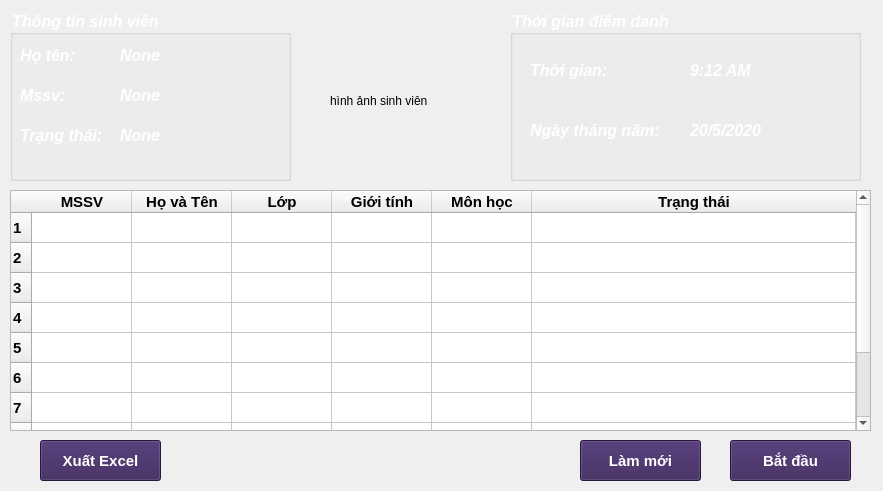
<?xml version="1.0" encoding="UTF-8"?>
<ui version="4.0">
 <class>Form_Diem</class>
 <widget class="QWidget" name="Form_Diem">
  <property name="geometry">
   <rect>
    <x>0</x>
    <y>0</y>
    <width>883</width>
    <height>491</height>
   </rect>
  </property>
  <property name="windowTitle">
   <string>Đang điểm danh...</string>
  </property>
  <widget class="QTableWidget" name="DSdiemdanh">
   <property name="geometry">
    <rect>
     <x>10</x>
     <y>190</y>
     <width>861</width>
     <height>241</height>
    </rect>
   </property>
   <property name="font">
    <font>
     <pointsize>11</pointsize>
     <weight>75</weight>
     <bold>true</bold>
    </font>
   </property>
   <property name="selectionMode">
    <enum>QAbstractItemView::SingleSelection</enum>
   </property>
   <property name="selectionBehavior">
    <enum>QAbstractItemView::SelectRows</enum>
   </property>
   <property name="rowCount">
    <number>10</number>
   </property>
   <attribute name="horizontalHeaderCascadingSectionResizes">
    <bool>false</bool>
   </attribute>
   <attribute name="horizontalHeaderShowSortIndicator" stdset="0">
    <bool>false</bool>
   </attribute>
   <attribute name="horizontalHeaderStretchLastSection">
    <bool>true</bool>
   </attribute>
   <row/>
   <row/>
   <row/>
   <row/>
   <row/>
   <row/>
   <row/>
   <row/>
   <row/>
   <row/>
   <column>
    <property name="text">
     <string>MSSV</string>
    </property>
   </column>
   <column>
    <property name="text">
     <string>Họ và Tên</string>
    </property>
   </column>
   <column>
    <property name="text">
     <string>Lớp</string>
    </property>
   </column>
   <column>
    <property name="text">
     <string>Giới tính</string>
    </property>
   </column>
   <column>
    <property name="text">
     <string>Môn học</string>
    </property>
   </column>
   <column>
    <property name="text">
     <string>Trạng thái</string>
    </property>
   </column>
  </widget>
  <widget class="QGroupBox" name="groupBox">
   <property name="geometry">
    <rect>
     <x>10</x>
     <y>10</y>
     <width>281</width>
     <height>171</height>
    </rect>
   </property>
   <property name="font">
    <font>
     <family>Segoe UI</family>
     <pointsize>12</pointsize>
     <weight>75</weight>
     <italic>true</italic>
     <bold>true</bold>
    </font>
   </property>
   <property name="styleSheet">
    <string notr="true">color: white;</string>
   </property>
   <property name="title">
    <string>Thông tin sinh viên</string>
   </property>
   <widget class="QLabel" name="label">
    <property name="geometry">
     <rect>
      <x>10</x>
      <y>30</y>
      <width>61</width>
      <height>31</height>
     </rect>
    </property>
    <property name="font">
     <font>
      <family>Segoe UI</family>
      <pointsize>12</pointsize>
      <weight>75</weight>
      <italic>true</italic>
      <bold>true</bold>
     </font>
    </property>
    <property name="text">
     <string>Họ tên: </string>
    </property>
   </widget>
   <widget class="QLabel" name="label_2">
    <property name="geometry">
     <rect>
      <x>10</x>
      <y>70</y>
      <width>51</width>
      <height>31</height>
     </rect>
    </property>
    <property name="font">
     <font>
      <family>Segoe UI</family>
      <pointsize>12</pointsize>
      <weight>75</weight>
      <italic>true</italic>
      <bold>true</bold>
     </font>
    </property>
    <property name="text">
     <string>Mssv:</string>
    </property>
   </widget>
   <widget class="QLabel" name="label_3">
    <property name="geometry">
     <rect>
      <x>10</x>
      <y>110</y>
      <width>91</width>
      <height>31</height>
     </rect>
    </property>
    <property name="font">
     <font>
      <family>Segoe UI</family>
      <pointsize>12</pointsize>
      <weight>75</weight>
      <italic>true</italic>
      <bold>true</bold>
     </font>
    </property>
    <property name="text">
     <string>Trạng thái:</string>
    </property>
   </widget>
   <widget class="QLabel" name="lbtensinhvien">
    <property name="geometry">
     <rect>
      <x>110</x>
      <y>30</y>
      <width>151</width>
      <height>31</height>
     </rect>
    </property>
    <property name="font">
     <font>
      <family>Segoe UI</family>
      <pointsize>12</pointsize>
      <weight>75</weight>
      <italic>true</italic>
      <bold>true</bold>
     </font>
    </property>
    <property name="text">
     <string>None</string>
    </property>
   </widget>
   <widget class="QLabel" name="lbtrangthai">
    <property name="geometry">
     <rect>
      <x>110</x>
      <y>110</y>
      <width>151</width>
      <height>31</height>
     </rect>
    </property>
    <property name="font">
     <font>
      <family>Segoe UI</family>
      <pointsize>12</pointsize>
      <weight>75</weight>
      <italic>true</italic>
      <bold>true</bold>
     </font>
    </property>
    <property name="text">
     <string>None</string>
    </property>
   </widget>
   <widget class="QLabel" name="lbmasinhvien">
    <property name="geometry">
     <rect>
      <x>110</x>
      <y>70</y>
      <width>151</width>
      <height>31</height>
     </rect>
    </property>
    <property name="font">
     <font>
      <family>Segoe UI</family>
      <pointsize>12</pointsize>
      <weight>75</weight>
      <italic>true</italic>
      <bold>true</bold>
     </font>
    </property>
    <property name="text">
     <string>None</string>
    </property>
   </widget>
  </widget>
  <widget class="QLabel" name="label_4">
   <property name="geometry">
    <rect>
     <x>330</x>
     <y>20</y>
     <width>141</width>
     <height>161</height>
    </rect>
   </property>
   <property name="text">
    <string>hình ảnh sinh viên</string>
   </property>
   <property name="scaledContents">
    <bool>true</bool>
   </property>
  </widget>
  <widget class="QGroupBox" name="groupBox_2">
   <property name="geometry">
    <rect>
     <x>510</x>
     <y>10</y>
     <width>351</width>
     <height>171</height>
    </rect>
   </property>
   <property name="font">
    <font>
     <family>Segoe UI</family>
     <pointsize>12</pointsize>
     <weight>75</weight>
     <italic>true</italic>
     <bold>true</bold>
    </font>
   </property>
   <property name="styleSheet">
    <string notr="true">color: white;</string>
   </property>
   <property name="title">
    <string>Thời gian điểm danh</string>
   </property>
   <widget class="QLabel" name="label_5">
    <property name="geometry">
     <rect>
      <x>20</x>
      <y>40</y>
      <width>81</width>
      <height>41</height>
     </rect>
    </property>
    <property name="font">
     <font>
      <family>Segoe UI</family>
      <pointsize>12</pointsize>
      <weight>75</weight>
      <italic>true</italic>
      <bold>true</bold>
     </font>
    </property>
    <property name="text">
     <string>Thời gian:</string>
    </property>
   </widget>
   <widget class="QLabel" name="label_6">
    <property name="geometry">
     <rect>
      <x>20</x>
      <y>100</y>
      <width>131</width>
      <height>41</height>
     </rect>
    </property>
    <property name="font">
     <font>
      <family>Segoe UI</family>
      <pointsize>12</pointsize>
      <weight>75</weight>
      <italic>true</italic>
      <bold>true</bold>
     </font>
    </property>
    <property name="text">
     <string>Ngày tháng năm:</string>
    </property>
   </widget>
   <widget class="QLabel" name="lbthoigian">
    <property name="geometry">
     <rect>
      <x>180</x>
      <y>40</y>
      <width>131</width>
      <height>41</height>
     </rect>
    </property>
    <property name="font">
     <font>
      <family>Segoe UI</family>
      <pointsize>12</pointsize>
      <weight>75</weight>
      <italic>true</italic>
      <bold>true</bold>
     </font>
    </property>
    <property name="text">
     <string>9:12 AM</string>
    </property>
   </widget>
   <widget class="QLabel" name="lbngaythang">
    <property name="geometry">
     <rect>
      <x>180</x>
      <y>100</y>
      <width>131</width>
      <height>41</height>
     </rect>
    </property>
    <property name="font">
     <font>
      <family>Segoe UI</family>
      <pointsize>12</pointsize>
      <weight>75</weight>
      <italic>true</italic>
      <bold>true</bold>
     </font>
    </property>
    <property name="text">
     <string>20/5/2020</string>
    </property>
   </widget>
  </widget>
  <widget class="QLabel" name="label_7">
   <property name="geometry">
    <rect>
     <x>0</x>
     <y>0</y>
     <width>891</width>
     <height>491</height>
    </rect>
   </property>
   <property name="text">
    <string/>
   </property>
   <property name="pixmap">
    <pixmap>Images/background.jpg</pixmap>
   </property>
  </widget>
  <widget class="QPushButton" name="btnXuat">
   <property name="geometry">
    <rect>
     <x>40</x>
     <y>440</y>
     <width>121</width>
     <height>41</height>
    </rect>
   </property>
   <property name="font">
    <font>
     <pointsize>11</pointsize>
     <weight>75</weight>
     <bold>true</bold>
    </font>
   </property>
   <property name="cursor">
    <cursorShape>PointingHandCursor</cursorShape>
   </property>
   <property name="styleSheet">
    <string notr="true">background:#371f57; color: white;</string>
   </property>
   <property name="text">
    <string>Xuất Excel</string>
   </property>
  </widget>
  <widget class="QPushButton" name="btnLamMoi">
   <property name="geometry">
    <rect>
     <x>580</x>
     <y>440</y>
     <width>121</width>
     <height>41</height>
    </rect>
   </property>
   <property name="font">
    <font>
     <pointsize>11</pointsize>
     <weight>75</weight>
     <bold>true</bold>
    </font>
   </property>
   <property name="cursor">
    <cursorShape>PointingHandCursor</cursorShape>
   </property>
   <property name="styleSheet">
    <string notr="true">background:#371f57; color: white;</string>
   </property>
   <property name="text">
    <string>Làm mới</string>
   </property>
  </widget>
  <widget class="QPushButton" name="btnDangNhap_3">
   <property name="geometry">
    <rect>
     <x>730</x>
     <y>440</y>
     <width>121</width>
     <height>41</height>
    </rect>
   </property>
   <property name="font">
    <font>
     <pointsize>11</pointsize>
     <weight>75</weight>
     <bold>true</bold>
    </font>
   </property>
   <property name="cursor">
    <cursorShape>PointingHandCursor</cursorShape>
   </property>
   <property name="styleSheet">
    <string notr="true">background:#371f57; color: white;</string>
   </property>
   <property name="text">
    <string>Bắt đầu</string>
   </property>
  </widget>
  <zorder>label_7</zorder>
  <zorder>DSdiemdanh</zorder>
  <zorder>groupBox</zorder>
  <zorder>label_4</zorder>
  <zorder>groupBox_2</zorder>
  <zorder>btnXuat</zorder>
  <zorder>btnLamMoi</zorder>
  <zorder>btnDangNhap_3</zorder>
 </widget>
 <resources/>
 <connections/>
</ui>
